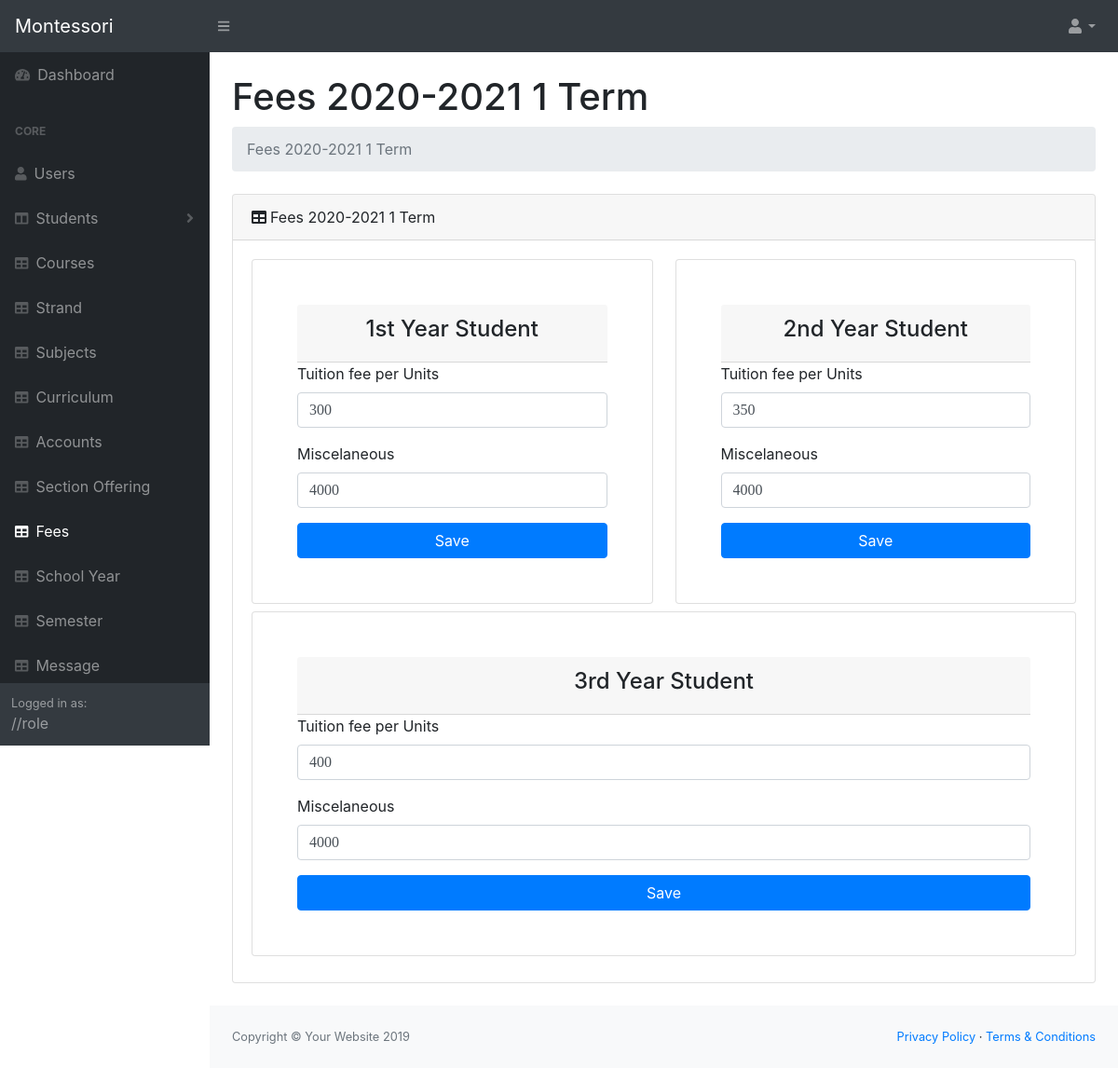
/system/pages/fees.php (signed in), run on the app's committed database.
### tables this page shows
CREATE TABLE `schoolyear` (
  `sy_id` int(11) NOT NULL,
  `school_year` varchar(30) NOT NULL,
  `sy_status` varchar(15) NOT NULL
);

CREATE TABLE `sem` (
  `semid` int(11) NOT NULL,
  `semterm` int(11) NOT NULL,
  `sem_status` varchar(15) NOT NULL,
  `syid` int(11) NOT NULL,
  `isOpenReg` int(11) NOT NULL
);

CREATE TABLE `fees` (
  `fee_id` int(11) NOT NULL,
  `tfPerUnits` float NOT NULL,
  `misc` float NOT NULL,
  `lvl` int(11) NOT NULL,
  `semid` int(11) NOT NULL,
  `syid` int(11) NOT NULL
);

### system/pages/functions.php (called while the page is built, shortened)
<?php
$db = new DBController();
$schoolYear = new SchoolYear($db);
$sem = new Sem($db);
$fee = new Fee($db);

### system/pages/fees.php (the view, shortened to what this page needs)
<?php
include('header.php');
include('navigation.php');
$schoolYearArgs = $schoolYear->schoolYear();
$semList = $sem->getSemActivate();
$fees_1 = $fee->getdata($schoolYearArgs['sy_id'], $semList['semid'], 1);
$fees_2 = $fee->getdata($schoolYearArgs['sy_id'], $semList['semid'], 2);
$fees_3 = $fee->getdata($schoolYearArgs['sy_id'], $semList['semid'], 3);
?>
<main>
    <div class="container-fluid">
        <h1 class="mt-4">Fees <?= $schoolYearArgs['school_year'] . ' ' . $semList['semterm'] . ' Term' ?></h1>
        <ol class="breadcrumb mb-4">
            <li class="breadcrumb-item active">Fees <?= $schoolYearArgs['school_year'] . ' ' . $semList['semterm'] . ' Term' ?> </li>
        </ol>
        <div class="card mb-4">
            <div class="card-header"><i class="fas fa-table mr-1"></i>Fees <?= $schoolYearArgs['school_year'] . ' ' . $semList['semterm'] . ' Term' ?>
            </div>
            <div class="card-body">
                <div class="">
                    <form method="POST" action="feesFunction.php">
                        <div class="row">
                            <div class="col-lg-6 col-md-6 col-sm-12 mb-2">
                                <div class="card p-5">
                                    <div class="card-header">
                                        <h4 class="text-center">1st Year Student</h4>
                                    </div>
                                    <div class="form-group">
                                        <label for="Per Units">Tuition fee per Units</label>
                                        <input type="number" min="0" value="<?= (float) $fees_1['tfPerUnits'] ?>" name="perUnit1" class="form-control" id="perUnits" require />
                                    </div>
                                    <div class="form-group">
                                        <label for="misc">Miscelaneous</label>
                                        <input type="number" min="0" value="<?= (float) $fees_1['misc'] ?>" name="misc1" class="form-control" id="misc">
                                    </div>
                                    <button type="submit" name="subtmidTf_1" class="btn btn-primary btn-block">Save</button>
                                </div>
                            </div>
                            <div class="col-lg-6 col-md-6 col-sm-12 mb-2">
                                <div class="card p-5">
                                    <div class="card-header">
                                        <h4 class="text-center">2nd Year Student</h4>
                                    </div>
                                    <div class="form-group">
                                        <label for="Per Units">Tuition fee per Units</label>
                                        <input type="number" min="0" value="<?= (float) $fees_2['tfPerUnits'] ?>" name="perUnits2" class="form-control" id="perUnits" require />
                                    </div>
                                    <div class="form-group">
                                        <label for="misc">Miscelaneous</label>
                                        <input type="number" min="0" value="<?= (float) $fees_2['misc'] ?>" name="misc2" class="form-control" id="misc">
                                    </div>
                                    <button type="submit" name="subtmidTf_2" class="btn btn-primary btn-block">Save</button>
                                </div>
                            </div>
                            <div class="col-lg-12 col-md-12 col-sm-12 mb-2">
                                <div class="card p-5">
                                    <div class="card-header">
                                        <h4 class="text-center">3rd Year Student</h4>
                                    </div>
                                    <div class="form-group">
                                        <label for="Per Units">Tuition fee per Units</label>
                                        <input type="number" min="0" value="<?= (float) $fees_3['tfPerUnits'] ?>" name="perUnits3" class="form-control" id="perUnits" require />
                                    </div>
                                    <div class="form-group">
                                        <label for="misc">Miscelaneous</label>
                                        <input type="number" min="0" value="<?= (float) $fees_3['misc'] ?>" name="misc3" class="form-control" id="misc">
                                    </div>
                                    <button type="submit" name="subtmidTf_3" class="btn btn-primary btn-block">Save</button>
                                </div>
                            </div>
                        </div>
                    </form>
                </div>
            </div>
        </div>
    </div>
</main>
<?php
include('footer.php');
?>

### system/css/form.css (style rules this page uses)
input { padding: 10px; width: 100%; font-size: 17px; font-family: Raleway; border: 1px solid #aaaaaa; }

### data on the page
schoolyear: school_year "2020-2021"
sem: semterm "1"
fees: perUnit1 "300", misc1 "4000"
fees: perUnits2 "350", misc2 "4000"
fees: perUnits3 "400", misc3 "4000"
